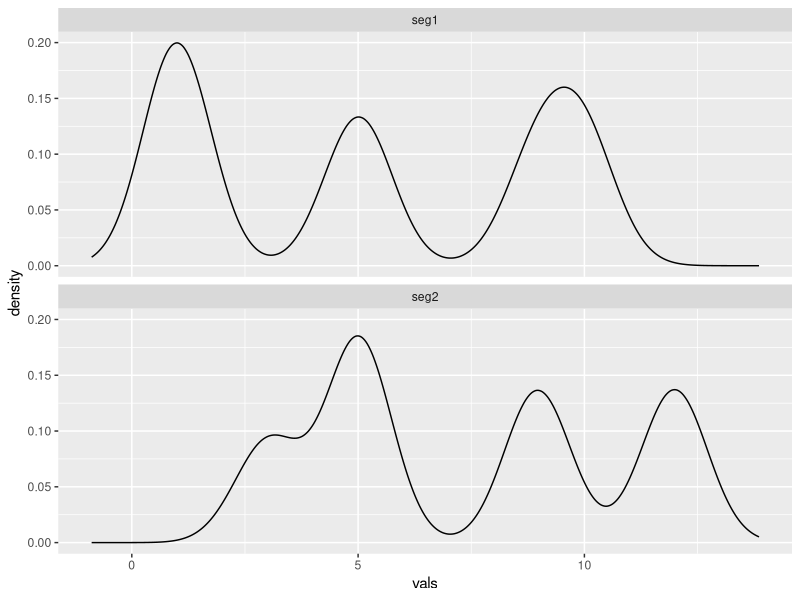
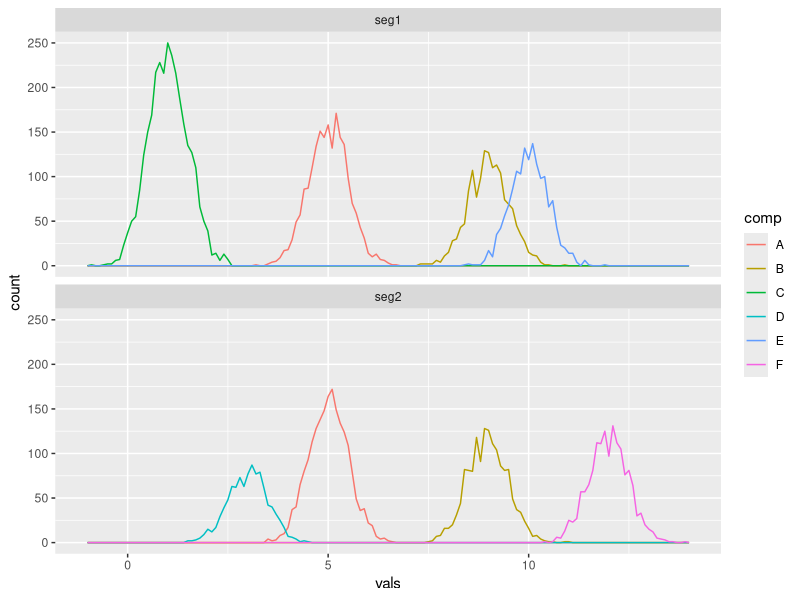

Write R code to recreate these figures, in order. (Note: this script raises an error after producing the figures.)
library("ggplot2")
#library("dplyr")
#library("reshape2")
library("data.table")

# parse learned/output parameters
parse.output.parameters <- function(output){

  output.parameters <- data.table(rho=numeric(),w=numeric(),rho_w=numeric(),mu=numeric(),sigma2=numeric(),component.type=character(),segment=character(),iteration=numeric())
  
  for (segment in 1:nrow(output$w.specific)){
    
    output.parameters.temp <- data.frame(
      rho = as.numeric(output$rho[segment]),
      w = c(output$w.common,output$w.specific[segment,]),
      rho_w = c((1-output$rho[segment])*output$w.common,output$rho[segment]*output$w.specific[segment,]),
      mu = c(output$mu.common,output$mu.specific[segment,]),
      sigma2 = c(output$sigma2.common,output$sigma2.specific[segment,]),
      component.type = c(rep("common",length(output$mu.common)),rep("specific",length(output$mu.specific[segment,]))),
      segment = output$segment.names[segment],
      iteration = output$iteration
    )
    
    output.parameters <- rbind(output.parameters,output.parameters.temp)
  }
  return(output.parameters)
}

# Generic Plot function
plot.components <- function(vals.df,output.parameters){
  
  temp <- data.table(vals=numeric(),comp=character(),seg=character(),component.type=character(),source=character())
  
  for (component in 1:nrow(output.parameters)){
    temp <- rbind(temp,data.table(vals=c(rnorm(70000*output.parameters[component]$rho_w, 
                                             mean = output.parameters[component]$mu, 
                                             sd = output.parameters[component]$sigma2^0.5),0),
                                            comp=component,
                                            seg=output.parameters[component]$segment,
                                            component.type=output.parameters[component]$component.type,
                                            source="Inferred"))
  }
  
  vals.df$component.type <- "Original Data"
  vals.df$source <- "Original Data"
  
  temp <- rbind(temp,vals.df)
  
  # ggplot(temp, aes(vals, group = comp,colour=component.type)) +
  #   geom_freqpoly(binwidth=0.1) +
  #   ggtitle(paste("iteration:",iter.count)) +
  #   scale_colour_manual(values = c("blue","red","black")) +
  #   facet_wrap(~seg,nrow = 2)

  ggplot(temp, aes(vals, colour=component.type)) +
    geom_freqpoly(binwidth=0.1) +
    ggtitle(paste("iteration:",unique(output.parameters$iteration))) +
    scale_colour_manual(values = c("blue","red","black")) +
    facet_grid(source~seg,scales="free_y")

  
  # ggplot(temp, aes(vals, colour=component.type)) +
  #   geom_density() +
  #   ggtitle(paste("iteration:",iter.count)) +
  #   scale_colour_manual(values = c("blue","red","black")) +
  #   facet_wrap(~seg,nrow = 2)
}

# input required: 
# 1) data.frame of read counts and segment name for each position
# 2) initial rho
# 3) data.frame of initial parameters for each component, both common and specific
# fit.model(data=vals.df,rho=0.5,input.parameters=initial.parameters,init.max=40)
# returns a data frame of output parameters

fit.model <- function(vals.df,rho.input,input.parameters,init.max=40,break.parameter=50){

### INITIALISATION

## split input read count data frame into 2: 
# 1) a list of indexes specifying which read count is in which segment
# 2) a vector of read counts

# get index ranges of each segment
segment.indicies <- vals.df[,.(index = list(.I)),by=seg]
segment.names <- segment.indicies$seg
segment.indicies <- segment.indicies$index
names(segment.indicies) <- segment.names
print(paste(length(segment.indicies),"segments"))

read.count <- vals.df$vals

## parse input parameters

# rho parameter for each segment
rho <- rep(rho.input,length(segment.indicies))
stopifnot(length(segment.indicies)==length(rho))
names(rho) <- segment.names

# set common component parameters, one per common component
com.param <- input.parameters[component.type=="common"]
com.param$component.type <- NULL

n.specific.components <- nrow(input.parameters[component.type=="specific"])
print(paste(n.specific.components,"segment specific components"))
print(paste(nrow(input.parameters[component.type=="specific"]),"common components"))


# initialise segment specific parameter holding matricies
mu.k <- sigma2.k <- w.k <- matrix(nrow=length(read.count),ncol=n.specific.components)
# although these could be a simple j*k matrix, we're already iterating through segments in
# the M step so may as well create the whole matrix required by the dnorm E step below 

for (row in 1:n.specific.components){
  w.k[,row] <- input.parameters[component.type=="specific"][row]$w
  mu.k[,row] <- input.parameters[component.type=="specific"][row]$mu
  sigma2.k[,row] <- input.parameters[component.type=="specific"][row]$sigma2
}

psi_i <- rep(0.5,length(read.count))
likelihood.byiter <- numeric()

iter.count <- 0

#library(profvis)
#library(microbenchmark)
# profvis({ #CODE HERE })
#microbenchmark(CODE HERE)

##### UPDATES
for (round in 1:init.max){
#### E Updates

# for each common component, cacluate prob for each data point, outputs i x c matrix
common <- apply(com.param, 1, function(params){ params['w'] * dnorm(read.count, params['mu'], params['sigma2']^0.5)})

# output i x k matrix
specific <- w.k * dnorm(read.count, mu.k, sigma2.k^0.5)

# sometimes dorm gives 0 when no common/specific components nearby, which can result in NaN when /0, so add a tiny probability back in
common[which(rowSums(common)==0),] <- 1e-15
specific[which(rowSums(specific)==0),] <- 1e-15

likelihood.vec <- numeric()

for (segment in segment.names){
  indexes <- segment.indicies[[segment]]
  top.sum <- (1-rho[segment]) * rowSums(common[indexes,])
  bottom.sum <- top.sum + (rho[segment] * rowSums(specific[indexes,]))
  psi_i[indexes] <- top.sum / ( bottom.sum )
  likelihood.vec <- c(likelihood.vec,bottom.sum)
}

likelihood.byiter <- c(likelihood.byiter,sum(log(likelihood.vec)))


phi_ic <- common/rowSums(common)

nu_ik <- specific/rowSums(specific)

# check for na values
stopifnot(sum(is.na(phi_ic))+sum(is.na(nu_ik))+sum(is.na(phi_ic))==0)

#### M Updates

# returns c parameters
topsum <- colSums(phi_ic * psi_i)

com.param$w <- topsum / sum(psi_i)

com.param$mu <- colSums(phi_ic * psi_i * read.count) / topsum

com.param$sigma2 <- colSums(phi_ic * psi_i * outer(read.count,com.param$mu, FUN="-")^2) / topsum

for (segment in segment.names){
  # for each segment j, there are k weightings
  indexes <- segment.indicies[[segment]]
  
  rho[segment] <- 1 - sum(psi_i[indexes])/length(indexes)
  
  temp.sum <- (1-psi_i[indexes]) * nu_ik[indexes,]
  topsum <- colSums(temp.sum) # for each component...
  
  w.k[indexes,] <- rep(topsum / sum(1-psi_i[indexes]), each=length(indexes))

  mu.k[indexes,] <- rep(colSums(temp.sum * read.count[indexes]) /  topsum, each=length(indexes))
  
  sigma2.k[indexes,] <- 0.01 + rep(colSums(temp.sum * (read.count[indexes] - mu.k[indexes,])^2) /  topsum, each=length(indexes))
  # the + 0.01 prevents sigma2 -> 0 which can cause dnorm() to -> Inf e.g dnorn(47,47,0), which causes NaN (inf/inf) which propogates to everything -> NaN!
}


iter.count <- iter.count + 1
print(paste("Iteration:",iter.count))

if (iter.count>1){
if (min(abs(diff(likelihood.byiter))) < break.parameter){break}
}

} # EM updates repetition loop

w.k.u <- unique(w.k)
mu.k.u <- unique(mu.k)
sigma2.k.u <- unique(sigma2.k)

# more raw output
output <- list(w.specific=w.k.u,mu.specific=mu.k.u,sigma2.specific=sigma2.k.u,w.common=com.param$w,mu.common=com.param$mu,sigma2.common=com.param$sigma2,rho=unname(rho),iteration=iter.count,likelihood=likelihood.byiter,segment.names=segment.names)

return(output)

}# end of fit.model function


###### Example code / Tests

# Simulate baisc well seperated gaussian test data, 2 segments, each with 4 components, 2 shared and 2 unique

# Common components
comp1.vals <- data.table(comp = "A", vals = rnorm(2000, mean = 5, sd = 0.5),seg="seg1")
comp2.vals <- data.table(comp = "A", vals = rnorm(2000, mean = 5, sd = 0.5),seg="seg2")

comp3.vals <- data.table(comp = "B", vals = rnorm(1500, mean = 9, sd = 0.5),seg="seg1")
comp4.vals <- data.table(comp = "B", vals = rnorm(1500, mean = 9, sd = 0.5),seg="seg2")

# Unique components
comp5.vals <- data.table(comp = "C", vals = rnorm(3000, mean = 1, sd = 0.5),seg="seg1")
comp6.vals <- data.table(comp = "D", vals = rnorm(1000, mean = 3, sd = 0.5),seg="seg2")

comp7.vals <- data.table(comp = "E", vals = rnorm(1500, mean = 10, sd = 0.5),seg="seg1")
comp8.vals <- data.table(comp = "F", vals = rnorm(1500, mean = 12, sd = 0.5),seg="seg2")

test.data.basic <- rbind(comp1.vals,comp2.vals,comp3.vals,comp4.vals,comp5.vals,comp6.vals,comp7.vals,comp8.vals)

# Overall histogram per segment
ggplot(test.data.basic, aes(vals)) +
  geom_density() +
  facet_wrap(~seg,nrow = 2)

# Histogram broken down by true components
ggplot(test.data.basic, aes(vals, colour = comp)) +
  geom_freqpoly(binwidth=0.1) +
  facet_wrap(~seg,nrow = 2)

initial.parameters.basic <- data.table(
  w=c(0.5),
  mu=c(3.5,10,2,12),
  sigma2=c(0.6^2),
  component.type=c("common","common","specific","specific"))

output.test.basic <- fit.model(test.data.basic,rho=0.5,initial.parameters.basic)

plot.components(test.data.basic,output.test.basic)

### Simulate realistic read count data using negative binomial, 4 segments, 2 normal, 1 amp, 1 del. Parameters from real data

test.data.realistic <- bind_rows(
  data.table(comp = "A", vals = rnbinom(5000, size=2.7, mu = 16.5),seg="normal.1"),
  data.table(comp = "A", vals = rnbinom(5000, size=3, mu = 36),seg="amplified.1"),
  data.table(comp = "A", vals = rnbinom(5000, size=2.9, mu = 8.4),seg="deleted.1"),
  data.table(comp = "A", vals = rnbinom(5000, size=2.7, mu = 16.5),seg="normal.2"))

initial.parameters.realistic <- data.table(
  w=c(0.5),
  mu=c(4,7,10,15,25,40,50,300,1,2),
  sigma2=c(8^2),
  component.type=c(rep("common",5),rep("specific",5)))

output.realistic <- fit.model(test.data.realistic,rho=0.5,initial.parameters.realistic)

plot.components(test.data.realistic,output.realistic)

# for debugging enter data manually
# vals.df <- chr6.input
# input.parameters <- initial.parameters.realistic
# rho.input <- 0.5

### fit actual data to model
chr6.input <- bulkDP[chr==6 & segment.no %in% c(1:21),.(vals=total,seg=as.character(segment.no))]
chr6.output <- fit.model(chr6.input,rho=0.5,initial.parameters.realistic)
plot(chr6.output$likelihood[2:length(chr6.output$likelihood)])
chr6.input$comp <- "A"
plot.components(chr6.input[seg==16],parse.output.parameters(chr6.output)[segment=="16"])
